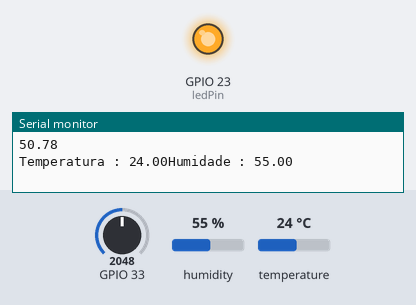
A sketch run on a simulated ESP32. Parts: output pins drawn as LEDs (lit = HIGH), the last lines printed to the serial monitor. Inputs (shaded band) come from the test bench; at power-on: GPIO 33 = 2048, humidity 55 %, temperature 24 °C. WiFi joins after 1.5 s; servers stay silent unless stated; no MQTT or app messages arrive unless stated.

Above: at 3.2 s.
3.3 s: GPIO 33 set to 1977
At 4.6 s:
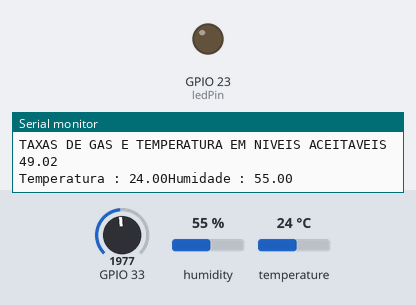
5.0 s: GPIO 33 set to 2047
At 5.4 s:
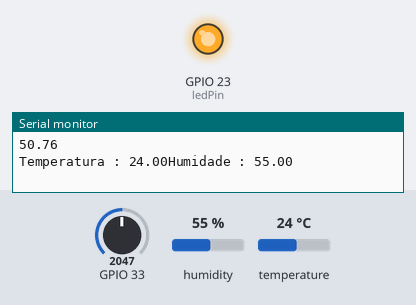
6.5 s: GPIO 33 set to 1228
At 7.1 s:
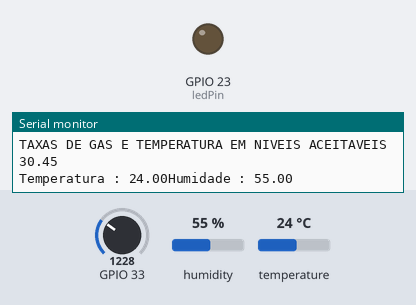
Timing chart, 0 to 9.5 s (numbered marks = the images above; inputs shaded):
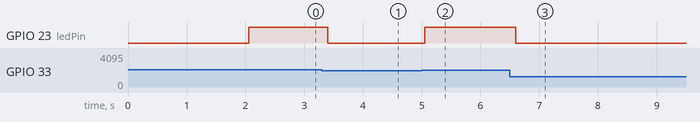

Measured:
- the behaviour switches between 2017 and 2016 on GPIO 33 (found by bisection; images 0 and 1)
- after the input at 3.3 s, GPIO 23 (ledPin): HIGH → LOW after 0.10 s
- after the input at 5.0 s, GPIO 23 (ledPin): LOW → HIGH after 0.05 s
- after the input at 6.5 s, GPIO 23 (ledPin): HIGH → LOW after 0.10 s

The sketch:

ESP32GASTEMP.ino
```cpp
#include "WiFi.h"
#include <PubSubClient.h>
#include "DHT.h"

// ANDERSON ARRUDA, JOSÉ EMILIO CATANHO DA SILVA JUNIOR IFSP CATANDUVA-SP
// ESP32 COM SENSOR DE TEMPERATURA E POTENCIÔMETRO SIMULANDO UM SENSOR DE GÁS
// SE A TEMPERATURA OU O SENSOR (SIMULADO PELO POTENCIÔMETRO) ESTIVER ACIMA
// DO NÍVEL 50, ACIONA O LED VERMELHO E ENVIA MENSAGEM DE ATENÇÃO

// Credenciais de WiFi
const char *ssid = "Wokwi-GUEST"; // Nome da rede WiFi
const char *password = ""; // Senha da rede WiFi (nesse caso, vazio)

// Credenciais de MQTT
const char *mqtt_broker = "ec2-3-83-102-68.compute-1.amazonaws.com"; // Endereço do broker MQTT
const char *mqtt_username = ""; // Nome de usuário do MQTT (vazio)
const char *mqtt_password = ""; // Senha do MQTT (vazio)
const int mqtt_port = 1883; // Porta do servidor MQTT

// Configuração do sensor DHT
#define DHTPIN 32 // Pino onde o sensor DHT22 está conectado
#define DHTTYPE DHT22 // Tipo do sensor DHT (DHT22)
DHT dht(DHTPIN, DHTTYPE); // Instanciação do sensor DHT
float temp, hum; // Variáveis para armazenar temperatura e umidade
int ledPin = 23; // Pino para o LED de alerta
float gas = 0; // Variável para armazenar a leitura simulada do sensor de gás

// Configuração do MQTT
WiFiClient espClient; // Cliente WiFi
PubSubClient client(espClient); // Cliente MQTT usando o cliente WiFi

// Tarefa para execução em dois núcleos
TaskHandle_t Task0;

// Função de configuração do WiFi
void wifiSetup() {
  WiFi.begin(ssid, password); // Conecta-se à rede WiFi
  while (WiFi.status() != WL_CONNECTED) { // Enquanto não estiver conectado
    delay(500); // Atraso de 500ms
    Serial.println("Connecting to WiFi.."); // Mostra que está tentando conectar
  }
  Serial.println("Connected to the Wi-Fi network"); // Mostra que está conectado

  // Conexão ao broker MQTT
  client.setServer(mqtt_broker, mqtt_port); // Define o servidor MQTT
  client.setCallback(callback); // Define a função de callback para mensagens recebidas
  checkConnection(); // Verifica e mantém a conexão
}

// Função para verificar a conexão MQTT
void checkConnection() {
  while (!client.connected()) { // Enquanto o cliente MQTT não estiver conectado
    String client_id = "esp32-client-"; // Cria um ID de cliente
    client_id += String(WiFi.macAddress()); // Adiciona o endereço MAC ao ID do cliente
    Serial.printf("The client %s connects to the public MQTT broker\n", client_id.c_str()); // Mostra o ID do cliente
    if (client.connect(client_id.c_str(), mqtt_username, mqtt_password)) { // Tenta conectar ao broker MQTT
      Serial.println("Broker connected"); // Mostra que conectou com sucesso
    } else {
      Serial.print("failed with state "); // Mostra que falhou ao conectar
      Serial.print(client.state()); // Mostra o estado da conexão
      delay(2000); // Atraso de 2 segundos antes de tentar novamente
    }
  }
}

// Função de callback para lidar com mensagens recebidas no MQTT
void callback(char *topic, byte *payload, unsigned int length) {
  Serial.print("Message arrived in topic: "); // Mostra o tópico da mensagem recebida
  Serial.println(topic);
  Serial.print("Message:"); // Mostra o conteúdo da mensagem
  for (int i = 0; i < length; i++) {
    Serial.print((char) payload[i]); // Exibe cada caractere da mensagem
  }
  Serial.println();
}

// Função de configuração inicial do ESP32
void setup() {
  Serial.begin(115200); // Inicia a comunicação serial
  wifiSetup(); // Configura a conexão WiFi
  dht.begin(); // Inicia o sensor DHT

  pinMode(ledPin, OUTPUT); // Define o pino do LED como saída

  // Cria uma tarefa que será executada na função mqttTask() com prioridade 1 no core 0
  xTaskCreatePinnedToCore(
    mqttTask,   /* Função da tarefa. */
    "Task0",    /* Nome da tarefa. */
    10000,      /* Tamanho da pilha da tarefa */
    NULL,       /* Parâmetro da tarefa */
    1,          /* Prioridade da tarefa */
    &Task0,     /* Handle da tarefa para rastrear a tarefa criada */
    1);         /* Atribui a tarefa ao core 0 */
  delay(500); // Pequeno atraso para garantir que a tarefa seja criada
}

// Função que representa a tarefa MQTT em segundo plano
void mqttTask(void * pvParameters) {
  while (1) { // Loop infinito da tarefa
    checkConnection(); // Verifica a conexão MQTT
    client.publish("esp32temperatura", String(temp).c_str()); // Publica a temperatura no tópico MQTT
    client.publish("esp32umidade", String(hum).c_str()); // Publica a umidade no tópico MQTT
    client.publish("esp32gas", String(gas).c_str()); // Publica o nível de gás no tópico MQTT
    client.loop(); // Mantém o loop do cliente MQTT
    delay(100); // Atraso de 100ms entre as execuções
  }
}

// Função principal (loop)
void loop() {
  gas = analogRead(33); // Lê o valor do pino 33 (potenciômetro simulando sensor de gás)
  gas = gas * 100 / 4033; // Normaliza o valor do sensor de gás para uma escala de 0 a 100

  if (temp > 50 || gas > 50) { // Se a temperatura ou o nível de gás estiver acima de 50
    digitalWrite(ledPin, HIGH); // Acende o LED de alerta
    Serial.println("PERIGO, DETECTADO TAXAS ALTAS DE GAS OU TEMPERATURA"); // Exibe mensagem de perigo
  } else {
    digitalWrite(ledPin, LOW); // Apaga o LED de alerta
    Serial.println("TAXAS DE GAS E TEMPERATURA EM NIVEIS ACEITAVEIS"); // Exibe mensagem de que está tudo ok
  }

  Serial.println(gas); // Mostra o valor do gás no monitor serial

  getDht(); // Chama a função para ler os dados do sensor DHT
  delay(100); // Atraso de 100ms
}

// Função para obter dados do sensor DHT
void getDht() {
  temp = dht.readTemperature(); // Lê a temperatura do sensor DHT
  hum = dht.readHumidity(); // Lê a umidade do sensor DHT
  Serial.print("Temperatura : " + String(temp)); // Exibe a temperatura
  Serial.println("Humidade : " + String(hum)); // Exibe a umidade
}
```
